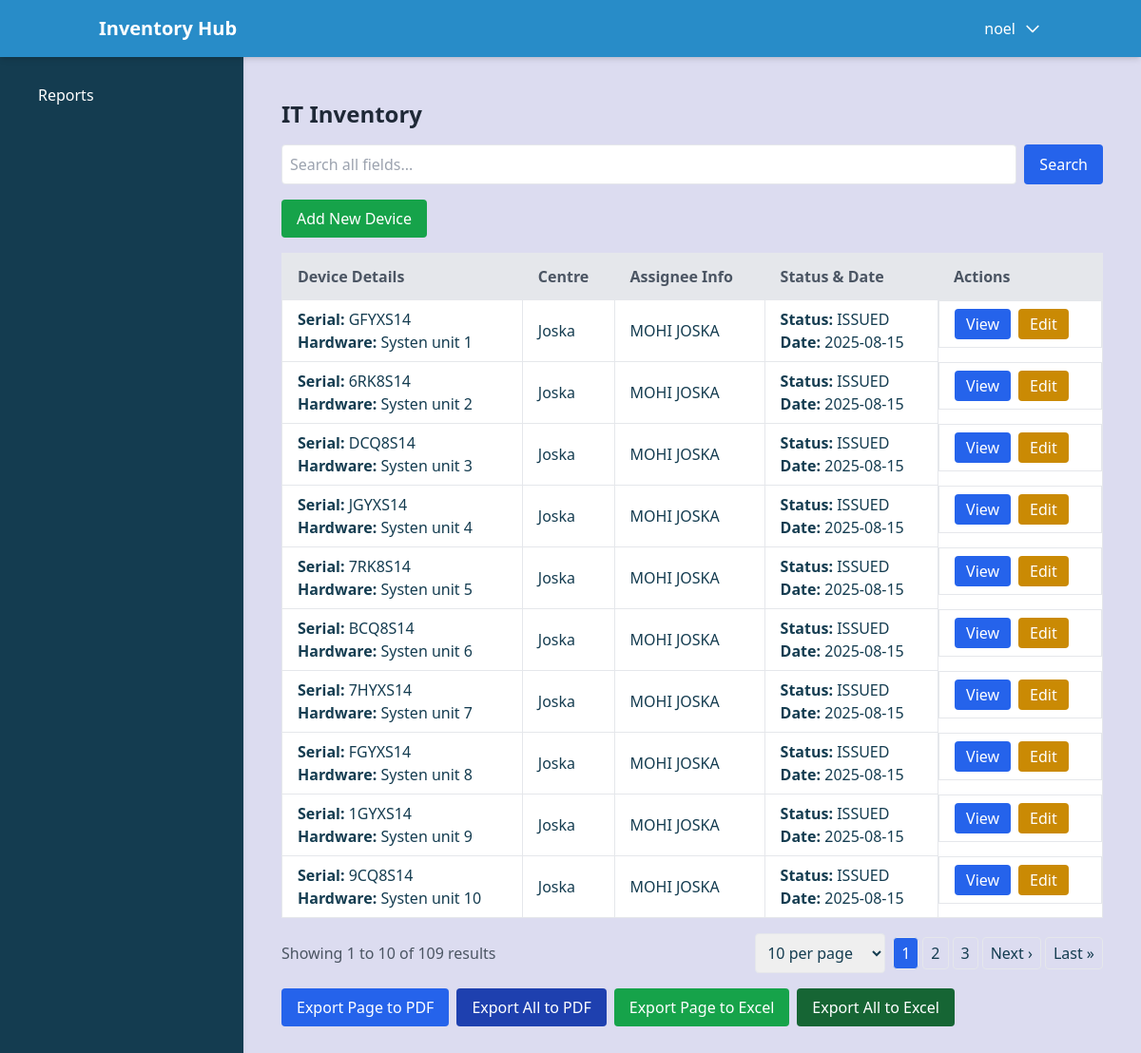
The app's page /upload/displaycsv/ (signed in), older data.
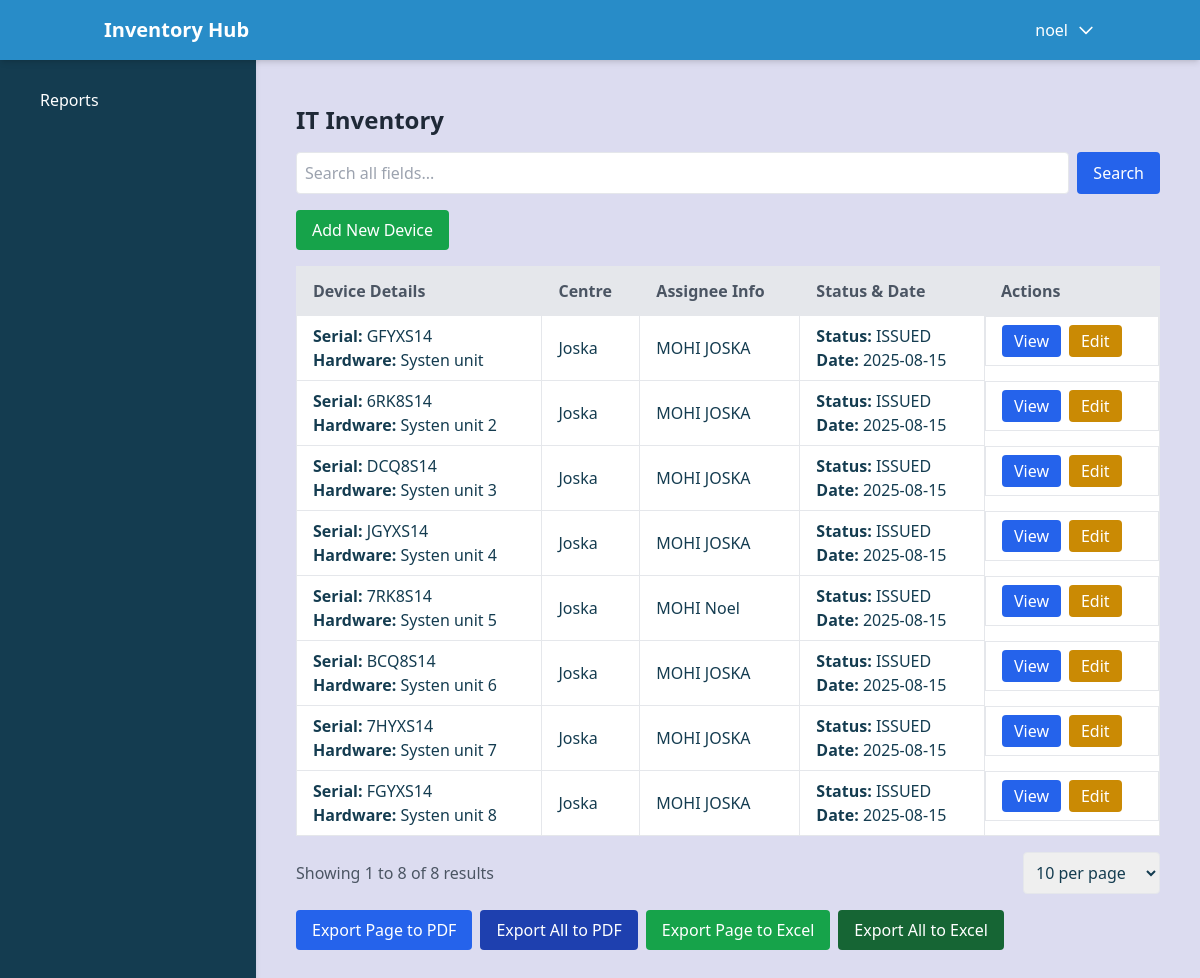
The same page, newer data.
### devices/models.py (models this page shows, shortened)
class CustomUser(AbstractUser):
    is_trainer = models.BooleanField(default=False)
    is_staff = models.BooleanField(default=True)
    centre = models.ForeignKey('Centre', on_delete=models.SET_NULL, null=True, blank=True)
    groups = models.ManyToManyField(
        'auth.Group',
        related_name='customuser_set',
        blank=True,
        help_text='The groups this user belongs to.',
        verbose_name='groups',
    )
    def __str__(self):
        return self.username

class Import(models.Model):
    centre = models.ForeignKey(Centre, on_delete=models.SET_NULL, null=True, blank=True)
    department = models.CharField(max_length=100, blank=True, null=True)
    hardware = models.CharField(max_length=100, blank=True, null=True)
    system_model = models.CharField(max_length=100, blank=True, null=True)
    processor = models.CharField(max_length=100, blank=True, null=True)
    ram_gb = models.CharField(max_length=10, blank=True, null=True)
    hdd_gb = models.CharField(max_length=10, blank=True, null=True)
    serial_number = models.CharField(max_length=100, blank=True, null=True)
    assignee_first_name = models.CharField(max_length=50, blank=True, null=True)
    assignee_last_name = models.CharField(max_length=50, blank=True, null=True)
    assignee_email_address = models.EmailField(blank=True, null=True)
    device_condition = models.CharField(max_length=100, blank=True, null=True)
    status = models.CharField(max_length=50, blank=True, null=True)
    date = models.DateField(blank=True, null=True)
    added_by = models.ForeignKey(CustomUser, on_delete=models.SET_NULL, null=True, related_name='imports_added')
    approved_by = models.ForeignKey(CustomUser, on_delete=models.SET_NULL, null=True, blank=True, related_name='imports_approved')
    is_approved = models.BooleanField(default=False)
    reason_for_update = models.TextField(blank=True, null=True)

class Centre(models.Model):
    name = models.CharField(max_length=300)
    centre_code = models.CharField(max_length=30, unique=True)
    def __str__(self):
        return f"{self.name} ({self.centre_code})"

### devices/views.py (the view, shortened to what this page needs)
# urls.py: path('displaycsv/', views.display_csv, name='display_csv'),
@login_required
def display_csv(request):
    if request.user.is_superuser:
        data = Import.objects.all()
        logger.debug("Superuser: Fetching all Import records")
    elif request.user.is_trainer:
        if not request.user.centre:
            logger.warning(f"Trainer {request.user.username} has no associated centre")
            data = Import.objects.none()
        else:
            data = Import.objects.filter(centre=request.user.centre)
            logger.debug(f"Trainer {request.user.username}: Fetching records for centre {request.user.centre}, count: {data.count()}")
    else:
        data = Import.objects.none()
        logger.debug(f"User {request.user.username} is neither superuser nor trainer")
    search_query = request.GET.get('search', '')
    items_per_page = request.GET.get('items_per_page', '10')
    try:
        items_per_page = int(items_per_page)
        if items_per_page not in [10, 25, 50, 100, 500]:
            items_per_page = 10
    except ValueError:
        items_per_page = 10
    paginator = Paginator(data, items_per_page)
    page_number = request.GET.get('page', 1)
    try:
        page_number = int(page_number)
    except ValueError:
        page_number = 1
    try:
        data_on_page = paginator.page(page_number)
    except PageNotAnInteger:
        data_on_page = paginator.page(1)
    except EmptyPage:
        data_on_page = paginator.page(paginator.num_pages)
    logger.debug(f"Page {page_number}: {len(data_on_page)} records, Total pages: {paginator.num_pages}")
    data_with_pending = []
    unapproved_count = 0
    for item in data_on_page:
        pending_update = item.pending_updates.order_by('-created_at').first()
        data_with_pending.append({
            'item': item,
            'pending_update': pending_update
        })
        if not item.is_approved:
            unapproved_count += 1
    report_data = {
        'total_records': data.count(),
        'search_query': search_query,
        'items_per_page': items_per_page,
    }
    items_per_page_options = [10, 25, 50, 100, 500]
    return render(request, 'import/displaycsv.html', {
        'data_with_pending': data_with_pending,
        'paginator': paginator,
        'data': data_on_page,
        'report_data': report_data,
        'centres': Centre.objects.all(),
        'items_per_page_options': items_per_page_options,
        'unapproved_count': unapproved_count
    })

### devices/templates/import/displaycsv.html (shortened to what this page needs)
{% extends 'dashboard.html' %}
{% block content %}
<div class="container mx-auto p-4">
  <h2 class="text-2xl font-bold mb-4 text-gray-800">IT Inventory</h2>
  <div class="mb-4">
    <form method="GET" action="{% url 'display_csv' %}" class="flex space-x-2">
      <input type="text" name="search" value="{{ report_data.search_query }}" placeholder="Search all fields..." class="border p-2 rounded w-full focus:outline-none focus:ring-2 focus:ring-blue-500">
      <button type="submit" class="bg-blue-600 text-white px-4 py-2 rounded hover:bg-blue-700 transition duration-200">Search</button>
    </form>
  </div>
  <div class="mb-4 flex flex-col sm:flex-row sm:space-x-4 space-y-2 sm:space-y-0">
    <a href="{% url 'import_add' %}" class="bg-green-600 text-white px-4 py-2 rounded hover:bg-green-700 transition duration-200 w-full sm:w-auto">Add New Device</a>
  </div>
  <div class="overflow-x-auto">
    <table class="min-w-full bg-white border shadow-sm">
      <thead>
        <tr class="bg-gray-200 text-gray-600">
          <th class="py-3 px-4 border text-left">Device Details</th>
          <th class="py-3 px-4 border text-left">Centre</th>
          <th class="py-3 px-4 border text-left">Assignee Info</th>
          <th class="py-3 px-4 border text-left">Status & Date</th>
          <th class="py-3 px-4 border text-left">Actions</th>
        </tr>
      </thead>
      <tbody>
        {% if data_with_pending %}
          {% for entry in data_with_pending %}
            {% with item=entry.item %}
            <tr class="hover:bg-gray-50 animate__animated animate__fadeIn transition duration-150">
              <td class="py-2 px-4 border">
                <strong>Serial:</strong> {{ item.serial_number|default:"N/A" }}<br>
                <strong>Hardware:</strong> {{ item.hardware|default:"N/A" }}
              </td>
              <td class="py-2 px-4 border">{{ item.centre.name|default:"N/A" }}</td>
              <td class="py-2 px-4 border">{{ item.assignee_first_name|default:"N/A" }} {{ item.assignee_last_name|default:"" }}</td>
              <td class="py-2 px-4 border">
                <strong>Status:</strong> {{ item.status|default:"N/A" }}<br>
                <strong>Date:</strong> {{ item.date|date:"Y-m-d"|default:"N/A" }}
              </td>
              <td class="py-2 px-4 border flex space-x-2">
                <button class="bg-blue-600 text-white px-3 py-1 rounded hover:bg-blue-700 transition duration-200" onclick="openModal('viewModal{{ item.id }}')">View</button>
                {% if user.is_superuser or user.is_trainer %}
                  <button class="bg-yellow-600 text-white px-3 py-1 rounded hover:bg-yellow-700 transition duration-200" onclick="openModal('editModal{{ item.id }}')">Edit</button>
                {% endif %}
              </td>
            </tr>
            {% endwith %}
          {% endfor %}
        {% else %}
          <tr>
            <td colspan="5" class="py-2 px-4 border text-center text-gray-600">No records found.</td>
          </tr>
        {% endif %}
      </tbody>
    </table>
  </div>
  {% if paginator.num_pages > 1 or data_with_pending %}
    <div class="flex flex-col md:flex-row justify-between items-center mt-4 space-y-4 md:space-y-0">
      <div class="text-gray-600">
        Showing {{ data.start_index }} to {{ data.end_index }} of {{ report_data.total_records }} results
      </div>
      <div class="flex space-x-2 items-center">
        <div>
          <select onchange="updateItemsPerPage(this)" class="border p-2 rounded focus:outline-none focus:ring-2 focus:ring-blue-500">
            {% for size in items_per_page_options %}
              <option value="{{ size }}" {% if report_data.items_per_page|add:"0" == size|add:"0" %}selected{% endif %}>{{ size }} per page</option>
            {% endfor %}
          </select>
        </div>
        {% if paginator.num_pages > 1 %}
          <div class="flex space-x-1">
            {% for num in paginator.page_range %}
              {% if num >= data.number|add:-2 and num <= data.number|add:2 %}
                <a href="{% url 'display_csv' %}?page={{ num }}&items_per_page={{ report_data.items_per_page }}{% if report_data.search_query %}&search={{ report_data.search_query }}{% endif %}" class="px-2 py-1 border rounded {% if num == data.number %}bg-blue-600 text-white{% else %}hover:bg-gray-200{% endif %} transition duration-200">{{ num }}</a>
              {% endif %}
            {% endfor %}
            {% if data.has_next %}
              <a href="{% url 'display_csv' %}?page={{ data.next_page_number }}&items_per_page={{ report_data.items_per_page }}{% if report_data.search_query %}&search={{ report_data.search_query }}{% endif %}" class="px-2 py-1 border rounded hover:bg-gray-200 transition duration-200">Next &rsaquo;</a>
              <a href="{% url 'display_csv' %}?page={{ paginator.num_pages }}&items_per_page={{ report_data.items_per_page }}{% if report_data.search_query %}&search={{ report_data.search_query }}{% endif %}" class="px-2 py-1 border rounded hover:bg-gray-200 transition duration-200">Last &raquo;</a>
            {% endif %}
          </div>
        {% endif %}
      </div>
    </div>
  {% endif %}
  <div class="mt-4 flex flex-col sm:flex-row sm:space-x-2 space-y-2 sm:space-y-0">
    <a href="{% url 'export_to_pdf' %}?scope=page{% if report_data.search_query %}&search={{ report_data.search_query }}{% endif %}&page={{ data.number }}" class="bg-blue-600 text-white px-4 py-2 rounded hover:bg-blue-700 transition duration-200 w-full sm:w-auto">Export Page to PDF</a>
    <a href="{% url 'export_to_pdf' %}?scope=all" class="bg-blue-800 text-white px-4 py-2 rounded hover:bg-blue-900 transition duration-200 w-full sm:w-auto">Export All to PDF</a>
    <button onclick="exportToExcel('page')" class="bg-green-600 text-white px-4 py-2 rounded hover:bg-green-700 transition duration-200 w-full sm:w-auto">Export Page to Excel</button>
    <button onclick="exportToExcel('all')" class="bg-green-800 text-white px-4 py-2 rounded hover:bg-green-900 transition duration-200 w-full sm:w-auto">Export All to Excel</button>
  </div>
</div>
{% endblock %}

### devices/templates/dashboard.html (shortened to what this page needs)
<!DOCTYPE html>
<html lang="en">
<head>
    <script src="https://cdn.tailwindcss.com"></script>
</head>
<body class="flex flex-col min-h-screen bg-light text-primary">
    <header class="bg-accent text-white shadow-md fixed w-full z-50">
        <div class="container mx-auto px-4 py-4 flex items-center justify-between">
            <div class="flex items-center">
                <div class="text-xl font-bold">Inventory Hub</div>
            </div>
            <div class="relative">
                <button id="accountDropdown" class="flex items-center space-x-2 focus:outline-none">
                    <span>{{ user.username }}</span>
                    <svg class="w-5 h-5" fill="none" stroke="currentColor" viewBox="0 0 24 24">
                        <path stroke-linecap="round" stroke-linejoin="round" stroke-width="2" d="M19 9l-7 7-7-7"></path>
                    </svg>
                </button>
            </div>
        </div>
    </header>
    <aside id="sidebar" class="bg-primary text-white w-64 p-6 shadow-md fixed h-screen z-40 transition-transform duration-300 -translate-x-full md:translate-x-0">
        <nav>
            <ul class="space-y-4">
                <li>
                    <a href="#" class="flex items-center justify-between text-white hover:bg-secondary px-4 py-2 rounded" id="manageDevicesToggle">
                    </a>
                </li>
                <li><a href="{% url 'import_displaycsv' %}" class="text-white hover:bg-secondary px-4 py-2 rounded block">Reports</a></li>
            </ul>
        </nav>
    </aside>
    <main class="flex-1 p-6 mt-16 md:ml-64">
        {% block content %}{% endblock %}
    </main>
</body>
</html>

### devices/templates/dashboard.html (style rules this page uses)
.bg-primary { background-color: #143C50; }
.bg-light { background-color: #DCDCF0; }
.bg-accent { background-color: #288CC8; }
.text-primary { color: #143C50; }

Row changes from the older to the newer data that the page shows:
removed Import: item.serial_number "1GYXS14", item.hardware "Systen unit 9", item.centre.name "Joska", item.assignee_first_name "MOHI", item.assignee_last_name "JOSKA", item.status "ISSUED", item "2025-08-15"
removed Import: item.serial_number "9CQ8S14", item.hardware "Systen unit 10", item.centre.name "Joska", item.assignee_first_name "MOHI", item.assignee_last_name "JOSKA", item.status "ISSUED", item "2025-08-15"
changed Import "GFYXS14": item.hardware "Systen unit 1" → "Systen unit"
changed Import "7RK8S14": item.assignee_last_name "JOSKA" → "Noel"
Text that changed along with them:
{{ data.end_index }}: "10" → "8"
{{ report_data.total_records }}: "109" → "8"
list line gone: "1"
list line gone: "2"
list line gone: "3"
text no longer shown: "Next › Last »"
